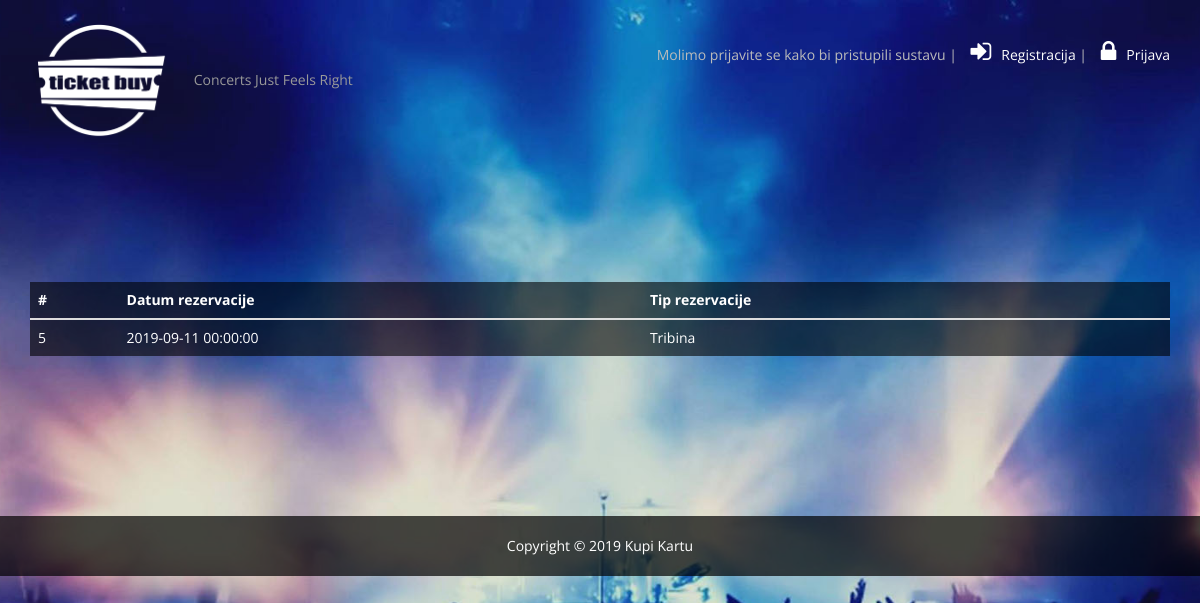
The app's page /rezervacija_pregled.php with its own data.
### tables this page shows
CREATE TABLE `rezervacija` (
  `id_rezervacije` int(20) NOT NULL,
  `id_korisnici` int(20) DEFAULT NULL,
  `id_koncerta` int(20) DEFAULT NULL,
  `tip` enum('VIP','Tribina','Parter','') NOT NULL,
  `datum_rezervacije` datetime NOT NULL
);

### rezervacija_pregled.php (the view, shortened to what this page needs)
<?php
require 'zaglavlje.php';
try
{
    $dbh = new PDO('mysql:host=' . DB_HOST . ';dbname=' . DB_DATABASE, DB_USERNAME, DB_PASSWORD, [
        PDO::ATTR_ERRMODE => PDO::ERRMODE_EXCEPTION,
        PDO::ATTR_DEFAULT_FETCH_MODE => PDO::FETCH_ASSOC
    ]);
	$stmt = $dbh->prepare('SELECT * FROM rezervacija');
    $stmt->execute();
    $rezervacije = $stmt->fetchAll();
}
catch (PDOException $e)
{
    http_response_code(500);
    die($e->getMessage());
}
?>
<br><br><br><br><br><br><br>
<div class="container">
	<table class="table table-reflow">
	<thead>
	  <tr>
		  <th>#</th>
		  <th>Datum rezervacije</th>
		  <th>Tip rezervacije</th>
		  <th></th>
		  <th></th>
		</tr>
  </thead>
  <tbody>
      <?php if(count($rezervacije)): ?>
        <?php foreach($rezervacije as $rezerv): ?>
            <tr>
                <td><?php echo $rezerv['id_rezervacije']; ?></td>
                <td><?php echo $rezerv['datum_rezervacije']; ?></td>
				<td><?php echo $rezerv['tip']; ?></td>
            </tr>
        <?php endforeach; ?>
    <?php else: ?>
        <td colspan="6">Nema rezervacija u bazi</td>
    <?php endif; ?>
  </tbody>
  </table>
</div>
<br><br><br><br><br><br><br>
<?php require 'podnozje.php'; ?>

### css/style.css (style rules this page uses)
body { background: url(../images/background.jpg) no-repeat; background-attachment: fixed; background-size: cover; background-position: 50% 50%; background-color: #0D0E2C; font-family: 'Open Sans', sans-serif; }
.table-reflow { background-color: rgba(0, 0, 0, 0.6); color: #ffffff; border:2px; padding: 0; border-radius: 0; }

### records on screen
rezervacija: id_rezervacije "5", datum_rezervacije "2019-09-11 00:00:00", tip "Tribina"
